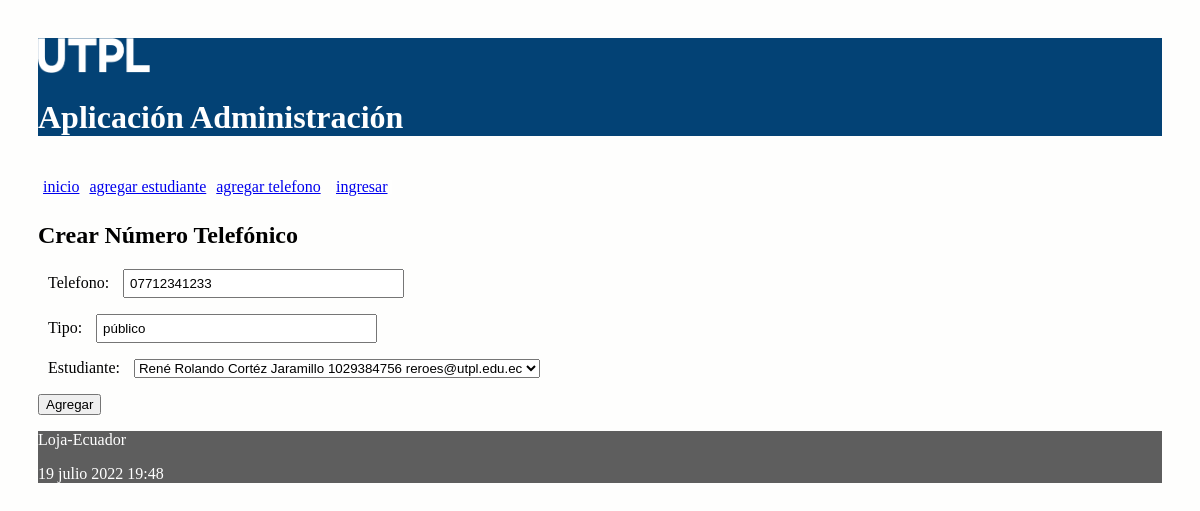
Page /editar/numero/telefonico/4 on the earlier database version.
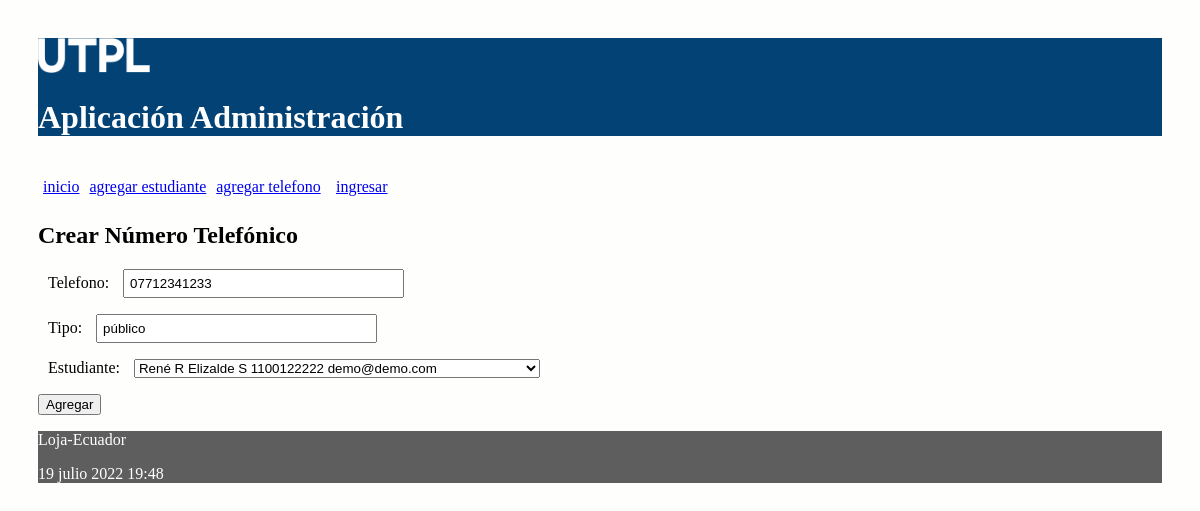
Same page on the later database version.
### administrativo/models.py (models this page shows, shortened)
class NumeroTelefonico(models.Model):
    telefono = models.CharField(max_length=100)
    tipo = models.CharField(max_length=100)
    estudiante = models.ForeignKey(Estudiante, on_delete=models.CASCADE,
            related_name="numeros_telefonicos")

### administrativo/views.py (the view)
# urls.py: path('editar/numero/telefonico/<int:id>', views.editar_numero_telefonico,
def editar_numero_telefonico(request, id):
    telefono = NumeroTelefonico.objects.get(pk=id)
    if request.method=='POST':
        formulario = NumeroTelefonicoForm(request.POST, instance=telefono)
        print(formulario.errors)
        if formulario.is_valid():
            formulario.save()
            return redirect(index)
    else:
        formulario = NumeroTelefonicoForm(instance=telefono)
    diccionario = {'formulario': formulario}
    return render(request, 'crearNumeroTelefonico.html', diccionario)

### administrativo/forms.py
class NumeroTelefonicoForm(ModelForm):
    class Meta:
        model = NumeroTelefonico
        fields = ['telefono', 'tipo', 'estudiante']

### administrativo/models.py (called while the page is built)
    def __str__(self):
        return "%s %s %s %s" % (self.nombre,
                self.apellido,
                self.cedula,
                self.correo)

### administrativo/templates/crearNumeroTelefonico.html (shortened to what this page needs)
{% extends "master.html" %}
{% block content %}
<h2>Crear Número Telefónico</h3>
<form action="" method="post">
  {{formulario.as_p}}
  <p><input type='submit' value='Agregar'/></p>
</form>
{% endblock %}

Differences in the rows shown:
changed NumeroTelefonico "público": estudiante "René Rolando Cortéz Jaramillo 1029384756 reroes@utpl.edu.ec" → "René R Elizalde S 1100122222 demo@demo.com"
